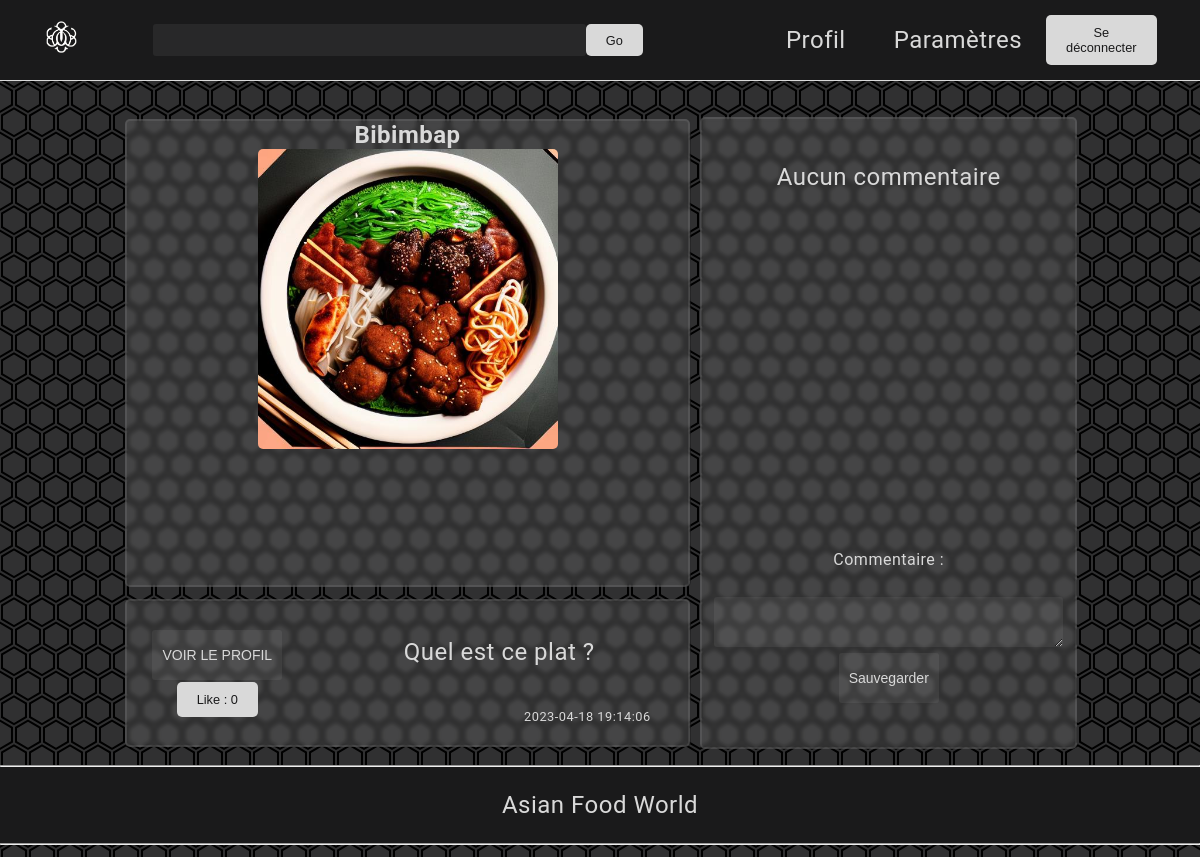
/comment.php?post_id=2 (signed in), run on an earlier commit of the app's database.
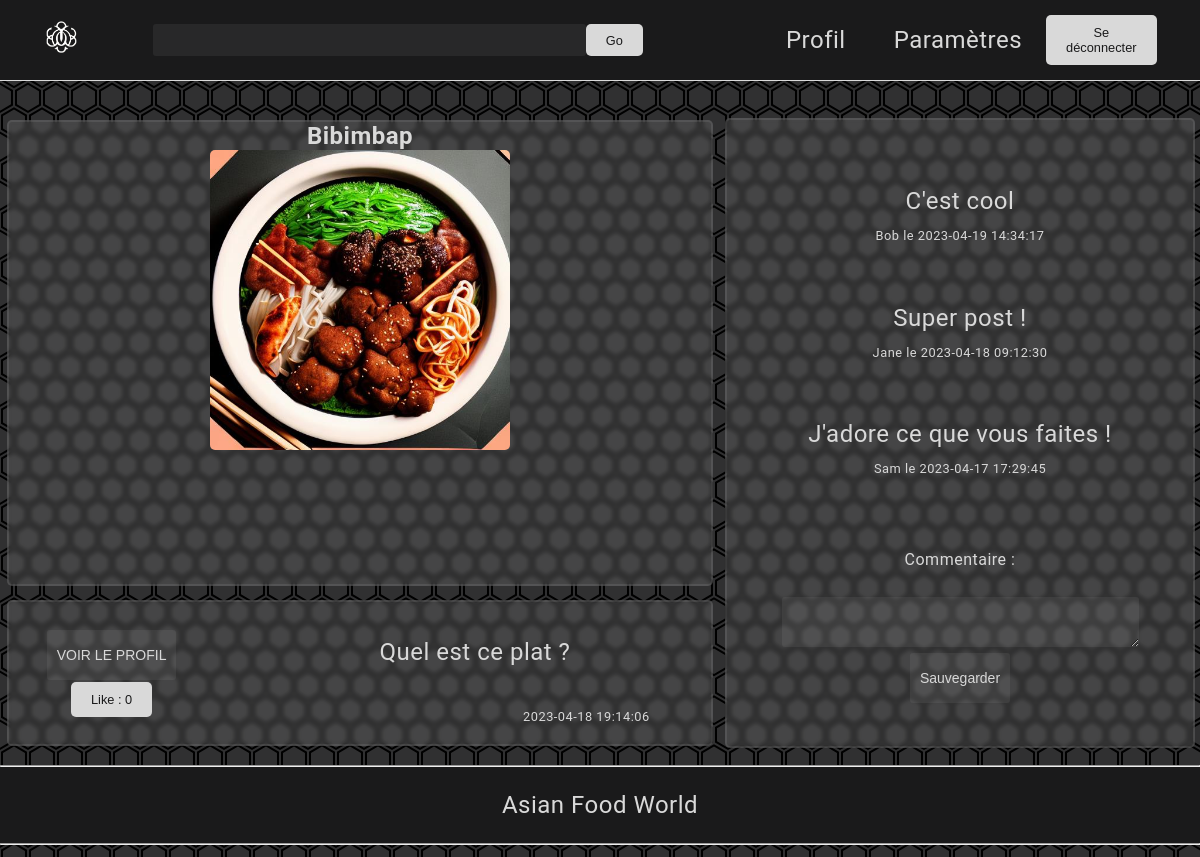
And on a later commit of the database.
### tables this page shows
CREATE TABLE IF NOT EXISTS T_POST_COMMENT
 (
   COMMENT_ID BIGINT(4) NOT NULL AUTO_INCREMENT ,
   COMMENT_TEXT VARCHAR(128) NOT NULL  ,
   CREATED_TIME datetime NOT NULL  ,
   POST_ID BIGINT(4) NOT NULL  ,
   USER_ID BIGINT(4) NOT NULL  
   , PRIMARY KEY (COMMENT_ID) 
 ) 
 comment = "";

CREATE TABLE IF NOT EXISTS T_USER_PROFILE
 (
   USER_ID BIGINT(4) NOT NULL AUTO_INCREMENT ,
   USER_EMAIL VARCHAR(128) NOT NULL  ,
   USER_DESC VARCHAR(128) NOT NULL  ,
   USER_PP VARCHAR(256) NOT NULL  ,
   USER_PSEUDO VARCHAR(50) NOT NULL  ,
   USER_NAME VARCHAR(50) NOT NULL  ,
   USER_SURNAME VARCHAR(50) NOT NULL  ,
   USER_PASSWORD VARCHAR(256) NOT NULL ,  
   USER_CREATED datetime NOT NULL  ,
   PRIMARY KEY (USER_ID) 
 ) 
 comment = "";

### Parties/Classes.php (called while the page is built, shortened)
<?php
class Cookie
{
    public function IssetCookie()
    {
        return (isset($_COOKIE['username']) && isset($_COOKIE['password']));
    }
}
class SQLconn
{
    public $conn = NULL;
    function __construct()
    {
        $servername = "localhost";
        $username = "root";
        $password = "";
        $dbname = "DB";
        $this->conn = new mysqli($servername, $username, $password, $dbname);
    }
    public function getNumLikes($post_id)
    {
        $stmt = $this->conn->prepare("SELECT COUNT(*) as LIKE_ID FROM T_LIKE WHERE POST_ID = ?");
        $stmt->bind_param("i", $post_id);
        $stmt->execute();
        $result = $stmt->get_result();
        $row = $result->fetch_assoc();
        return $row["LIKE_ID"];
    }
    public function getPostData($post_id)
    {
        $stmt = $this->conn->prepare("SELECT * FROM T_USER_POST WHERE POST_ID = ?");
        $stmt->bind_param("i", $post_id);
        $stmt->execute();
        $result = $stmt->get_result();
        if ($result->num_rows > 0) {
            $row = $result->fetch_assoc();
            $post_data = array(
                "post_id" => $row["POST_ID"],
                "post_title" => $row["POST_TITLE"],
                "post_text" => $row["POST_TEXT"],
                "created_time" => $row["CREATED_TIME"],
                "post_img" => $row["POST_IMG"],
                "user_id" => $row["USER_ID"]
            );
            return $post_data;
        } else {
            return false;
        }
    }
    public function getUserPseudo($user_id)
    {
        $stmt = $this->conn->prepare("SELECT USER_PSEUDO FROM T_USER_PROFILE WHERE USER_ID = ?");
        $stmt->bind_param("i", $user_id);
        $stmt->execute();
        $result = $stmt->get_result();
        $row = $result->fetch_assoc();
        return $row['USER_PSEUDO'];
    }
    public function getComData($com_id)
    {
        $stmt = $this->conn->prepare("SELECT * FROM T_POST_COMMENT WHERE COMMENT_ID = ?");
        $stmt->bind_param("i", $com_id);
        $stmt->execute();
        $result = $stmt->get_result();
        if ($result->num_rows > 0) {
            $row = $result->fetch_assoc();
            $comment_data = array(
                "comment_id" => $row["COMMENT_ID"],
                "comment_text" => $row["COMMENT_TEXT"],
                "created_time" => $row["CREATED_TIME"],
                "post_id" => $row["POST_ID"],
                "user_id" => $row["USER_ID"]
            );
            return $comment_data;
        } else {
            return false;
        }
    }
    public function getComsByDate($post_id)
    {
        $sql = "SELECT COMMENT_ID FROM T_POST_COMMENT WHERE POST_ID = " . $post_id . " ORDER BY CREATED_TIME DESC";
        $result = $this->conn->query($sql);
        if ($result->num_rows > 0) {
            $comments = array();
            $index = 0;
            while ($row = $result->fetch_assoc()) {
                $comments[$index] = $row["COMMENT_ID"];
                $index++;
            }
            return $comments;
        } else {
            return false;
        }
    }
}
?>

### comment.php (the view, shortened to what the changed rows need)
<?php include("./Parties/head.php") ?>
<?php include("./Parties/Classes.php") ?>
<?php
$cook = new Cookie();
if ($cook->IssetCookie()) {
    $conn = new SQLconn();
    ?>
    <body>
        <?php
        if (isset($_GET['post_id']) && !empty($_GET['post_id'])) {
            $post_id = $_GET['post_id'];
            $post_data = $conn->getPostData($post_id);
            if ($post_data !== false) {
                $post_title = $post_data['post_title'];
                $num_likes = $conn->getNumLikes($post_id);
                ?>
                <div class="center">
                    <div class="post">
                        <div class="left">
                            <h1>
                                <?php echo "$post_title" ?>
                            </h1>
                        </div>
                        <div class="com">
                            <div id="comment-container">
                                <?php
                                $post_id = $_GET['post_id'];
                                include("./Parties/loadcom.php");
                                    ?>
                            </div>
                            <form method="post" action="redirect.php">
                                <label for="comment_text">Commentaire :</label><br>
                                <textarea name="comment_text" id="comment_text" rows="3" cols="40"></textarea><br>
                                <input type="submit" value="Sauvegarder" name="com">
                            </form>
                        </div>
                    </div>
                </div>
            <?php
            } else {
                echo "Aucun post trouvé";
            }
        } else {
            header("Location: ./index.php");
            exit();
        }
}
?>
</body>
</html>

### Parties/loadcom.php (shortened to what the changed rows need)
<?php
$com_id_list = $conn->getComsByDate($post_id);
if (!$com_id_list) {
    echo "Aucun commentaire";
} else {
    if (!empty($com_id_list)) {
        for ($i = 0; $i < 4; $i++) {
            $com_id = $com_id_list[$i];
            $com_data = $conn->getComData($com_id);
            $com_text = $com_data['comment_text'];
            $com_time = $com_data['created_time'];
            $user_id = $com_data['user_id'];
            $user_pseudo = $conn->getUserPseudo($user_id);
            echo (isset($com_text) ? "<div class=\"comments\"><div>" . "$com_text" . "</div>" . (isset($com_time) ? "<p class=\"date\">" . (isset($user_pseudo) ? "$user_pseudo le " : '') . "$com_time" . "</p>" : "") . "</div>" : "");
        }
    }
}
?>

What changed in the data, as far as the page shows it:
added t_post_comment: COMMENT_TEXT "C'est cool", USER_ID.USER_PSEUDO "Bob", CREATED_TIME "2023-04-19 14:34:17"
added t_post_comment: COMMENT_TEXT "Super post !", USER_ID.USER_PSEUDO "Jane", CREATED_TIME "2023-04-18 09:12:30"
added t_post_comment: COMMENT_TEXT "J'adore ce que vous faites !", USER_ID.USER_PSEUDO "Sam", CREATED_TIME "2023-04-17 17:29:45"
Also different on the page:
text no longer shown: "Aucun commentaire"
